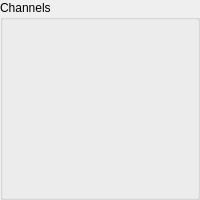
<?xml version="1.0" encoding="UTF-8"?>
<ui version="4.0">
 <class>ChannelsWidget</class>
 <widget class="QWidget" name="ChannelsWidget">
  <property name="geometry">
   <rect>
    <x>0</x>
    <y>0</y>
    <width>200</width>
    <height>200</height>
   </rect>
  </property>
  <property name="sizePolicy">
   <sizepolicy hsizetype="Minimum" vsizetype="Preferred">
    <horstretch>0</horstretch>
    <verstretch>0</verstretch>
   </sizepolicy>
  </property>
  <property name="windowTitle">
   <string>Form</string>
  </property>
  <layout class="QVBoxLayout" name="verticalLayout_2">
   <property name="leftMargin">
    <number>0</number>
   </property>
   <property name="topMargin">
    <number>0</number>
   </property>
   <property name="rightMargin">
    <number>0</number>
   </property>
   <property name="bottomMargin">
    <number>0</number>
   </property>
   <item>
    <widget class="QGroupBox" name="channelsGroupBox">
     <property name="sizePolicy">
      <sizepolicy hsizetype="Preferred" vsizetype="Preferred">
       <horstretch>1</horstretch>
       <verstretch>0</verstretch>
      </sizepolicy>
     </property>
     <property name="title">
      <string>Channels</string>
     </property>
     <layout class="QVBoxLayout" name="verticalLayout">
      <item>
       <layout class="QVBoxLayout" name="channelsLayout"/>
      </item>
     </layout>
    </widget>
   </item>
  </layout>
 </widget>
 <resources/>
 <connections/>
</ui>
